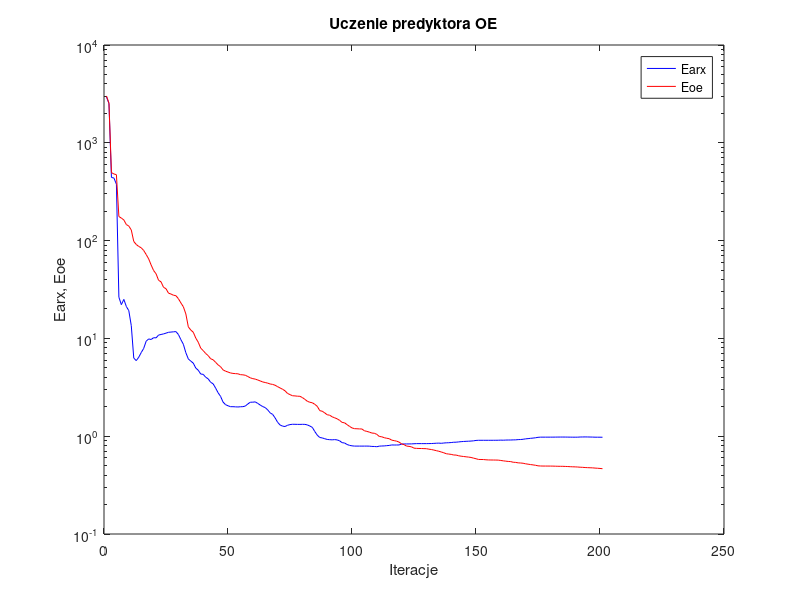
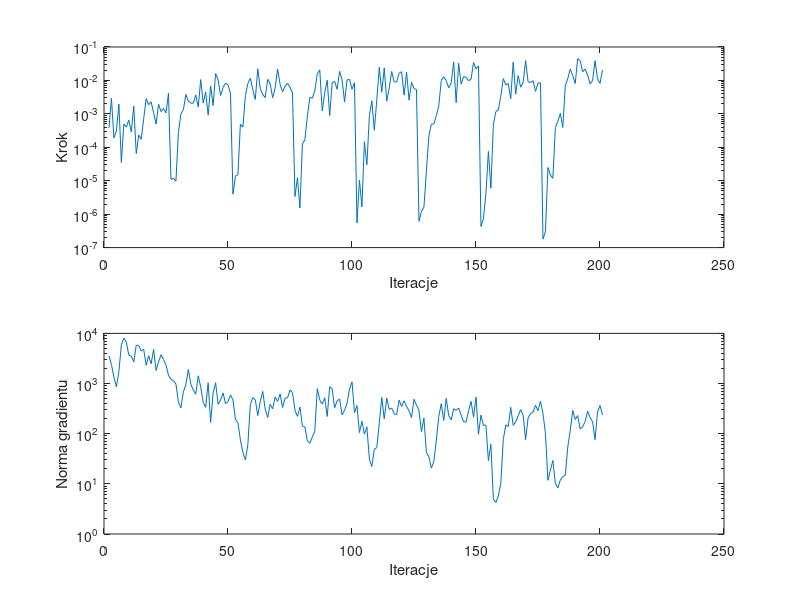

The MATLAB script that drew these images, in order:
%uczenie predyktora oe
clear all;
n=0; farx(n+1)=2.949231e+003; foe(n+1)=3.014643e+003; wspucz(n+1)=0.000000e+000; ng(n+1)=0.000000e+000;
%odnowa zmiennej metryki
n=1; farx(n+1)=2.517947e+003; foe(n+1)=2.543898e+003; krok(n+1)=3.764443e-004; ng(n+1)=3.562007e+003;
n=2; farx(n+1)=4.424007e+002; foe(n+1)=4.950542e+002; krok(n+1)=2.923005e-003; ng(n+1)=2.392596e+003;
n=3; farx(n+1)=4.364295e+002; foe(n+1)=4.803107e+002; krok(n+1)=1.916020e-004; ng(n+1)=1.338555e+003;
n=4; farx(n+1)=3.776374e+002; foe(n+1)=4.718519e+002; krok(n+1)=3.095029e-004; ng(n+1)=8.613123e+002;
n=5; farx(n+1)=2.635138e+001; foe(n+1)=1.760935e+002; krok(n+1)=1.956257e-003; ng(n+1)=1.725577e+003;
n=6; farx(n+1)=2.213722e+001; foe(n+1)=1.699893e+002; krok(n+1)=3.517612e-005; ng(n+1)=5.942987e+003;
n=7; farx(n+1)=2.504457e+001; foe(n+1)=1.625612e+002; krok(n+1)=4.927090e-004; ng(n+1)=8.011678e+003;
n=8; farx(n+1)=2.122497e+001; foe(n+1)=1.460084e+002; krok(n+1)=4.017260e-004; ng(n+1)=6.767661e+003;
n=9; farx(n+1)=1.920922e+001; foe(n+1)=1.407733e+002; krok(n+1)=6.502194e-004; ng(n+1)=3.687825e+003;
n=10; farx(n+1)=1.349937e+001; foe(n+1)=1.284994e+002; krok(n+1)=2.881152e-004; ng(n+1)=3.512080e+003;
n=11; farx(n+1)=6.294547e+000; foe(n+1)=9.797674e+001; krok(n+1)=1.700059e-003; ng(n+1)=2.699633e+003;
n=12; farx(n+1)=5.928219e+000; foe(n+1)=9.128923e+001; krok(n+1)=6.503398e-005; ng(n+1)=5.830422e+003;
n=13; farx(n+1)=6.415946e+000; foe(n+1)=8.719575e+001; krok(n+1)=2.338071e-004; ng(n+1)=5.711568e+003;
n=14; farx(n+1)=7.160913e+000; foe(n+1)=8.443288e+001; krok(n+1)=1.733806e-004; ng(n+1)=4.430084e+003;
n=15; farx(n+1)=7.903327e+000; foe(n+1)=7.929586e+001; krok(n+1)=7.138862e-004; ng(n+1)=4.812116e+003;
n=16; farx(n+1)=9.360809e+000; foe(n+1)=7.210982e+001; krok(n+1)=2.855545e-003; ng(n+1)=2.318162e+003;
n=17; farx(n+1)=9.871763e+000; foe(n+1)=6.511194e+001; krok(n+1)=1.876490e-003; ng(n+1)=3.599705e+003;
n=18; farx(n+1)=9.748173e+000; foe(n+1)=5.636852e+001; krok(n+1)=2.289488e-003; ng(n+1)=2.478167e+003;
n=19; farx(n+1)=1.016686e+001; foe(n+1)=4.942974e+001; krok(n+1)=1.080996e-003; ng(n+1)=4.787741e+003;
n=20; farx(n+1)=1.013356e+001; foe(n+1)=4.577041e+001; krok(n+1)=4.957630e-004; ng(n+1)=1.825085e+003;
n=21; farx(n+1)=1.081575e+001; foe(n+1)=3.928869e+001; krok(n+1)=1.940336e-003; ng(n+1)=2.702553e+003;
n=22; farx(n+1)=1.096786e+001; foe(n+1)=3.786648e+001; krok(n+1)=1.167278e-003; ng(n+1)=3.754989e+003;
n=23; farx(n+1)=1.111928e+001; foe(n+1)=3.330368e+001; krok(n+1)=1.450408e-003; ng(n+1)=3.026389e+003;
n=24; farx(n+1)=1.131691e+001; foe(n+1)=3.223352e+001; krok(n+1)=1.060828e-003; ng(n+1)=2.339717e+003;
n=25; farx(n+1)=1.154539e+001; foe(n+1)=2.901736e+001; krok(n+1)=4.150488e-003; ng(n+1)=1.467059e+003;
%odnowa zmiennej metryki
n=26; farx(n+1)=1.160934e+001; foe(n+1)=2.842980e+001; krok(n+1)=1.100843e-005; ng(n+1)=1.212234e+003;
n=27; farx(n+1)=1.167593e+001; foe(n+1)=2.763887e+001; krok(n+1)=1.191521e-005; ng(n+1)=1.149324e+003;
n=28; farx(n+1)=1.174139e+001; foe(n+1)=2.734599e+001; krok(n+1)=9.706803e-006; ng(n+1)=9.818113e+002;
n=29; farx(n+1)=1.096879e+001; foe(n+1)=2.545640e+001; krok(n+1)=2.720095e-004; ng(n+1)=4.288440e+002;
n=30; farx(n+1)=9.709203e+000; foe(n+1)=2.306580e+001; krok(n+1)=9.915259e-004; ng(n+1)=3.262039e+002;
n=31; farx(n+1)=8.707934e+000; foe(n+1)=2.106060e+001; krok(n+1)=1.323776e-003; ng(n+1)=6.862948e+002;
n=32; farx(n+1)=7.138425e+000; foe(n+1)=1.779858e+001; krok(n+1)=3.813159e-003; ng(n+1)=9.395907e+002;
n=33; farx(n+1)=6.168068e+000; foe(n+1)=1.312237e+001; krok(n+1)=2.388016e-003; ng(n+1)=1.900419e+003;
n=34; farx(n+1)=5.856069e+000; foe(n+1)=1.216626e+001; krok(n+1)=2.086706e-003; ng(n+1)=9.821054e+002;
n=35; farx(n+1)=5.588494e+000; foe(n+1)=1.156959e+001; krok(n+1)=2.090079e-003; ng(n+1)=7.375403e+002;
n=36; farx(n+1)=4.976177e+000; foe(n+1)=1.007983e+001; krok(n+1)=3.683227e-003; ng(n+1)=6.114471e+002;
n=37; farx(n+1)=4.727766e+000; foe(n+1)=9.140755e+000; krok(n+1)=1.600426e-003; ng(n+1)=1.430149e+003;
n=38; farx(n+1)=4.323262e+000; foe(n+1)=7.953999e+000; krok(n+1)=1.058808e-002; ng(n+1)=8.460679e+002;
n=39; farx(n+1)=4.290981e+000; foe(n+1)=7.504215e+000; krok(n+1)=2.106031e-003; ng(n+1)=4.188567e+002;
n=40; farx(n+1)=4.010796e+000; foe(n+1)=7.010001e+000; krok(n+1)=4.445667e-003; ng(n+1)=3.353110e+002;
n=41; farx(n+1)=3.859896e+000; foe(n+1)=6.668525e+000; krok(n+1)=9.177573e-004; ng(n+1)=1.036722e+003;
n=42; farx(n+1)=3.560105e+000; foe(n+1)=6.191858e+000; krok(n+1)=6.853004e-003; ng(n+1)=1.683072e+002;
n=43; farx(n+1)=3.434002e+000; foe(n+1)=6.044695e+000; krok(n+1)=1.779752e-003; ng(n+1)=6.482132e+002;
n=44; farx(n+1)=3.106013e+000; foe(n+1)=5.695369e+000; krok(n+1)=1.601914e-002; ng(n+1)=1.038684e+003;
n=45; farx(n+1)=2.783714e+000; foe(n+1)=5.365194e+000; krok(n+1)=1.053841e-002; ng(n+1)=3.866905e+002;
n=46; farx(n+1)=2.553648e+000; foe(n+1)=5.134239e+000; krok(n+1)=3.514634e-003; ng(n+1)=4.709394e+002;
n=47; farx(n+1)=2.234273e+000; foe(n+1)=4.768467e+000; krok(n+1)=6.118871e-003; ng(n+1)=6.500234e+002;
n=48; farx(n+1)=2.101750e+000; foe(n+1)=4.623805e+000; krok(n+1)=8.346822e-003; ng(n+1)=3.986273e+002;
n=49; farx(n+1)=2.047649e+000; foe(n+1)=4.529449e+000; krok(n+1)=7.251821e-003; ng(n+1)=4.367665e+002;
n=50; farx(n+1)=2.003748e+000; foe(n+1)=4.434566e+000; krok(n+1)=4.150488e-003; ng(n+1)=5.943292e+002;
%odnowa zmiennej metryki
n=51; farx(n+1)=2.003420e+000; foe(n+1)=4.385826e+000; krok(n+1)=3.959129e-006; ng(n+1)=4.714885e+002;
n=52; farx(n+1)=1.996133e+000; foe(n+1)=4.363153e+000; krok(n+1)=1.356957e-005; ng(n+1)=1.919040e+002;
n=53; farx(n+1)=1.989751e+000; foe(n+1)=4.345631e+000; krok(n+1)=1.530281e-005; ng(n+1)=1.658843e+002;
n=54; farx(n+1)=2.000865e+000; foe(n+1)=4.258434e+000; krok(n+1)=4.898436e-004; ng(n+1)=7.551360e+001;
n=55; farx(n+1)=2.004176e+000; foe(n+1)=4.242437e+000; krok(n+1)=3.998935e-004; ng(n+1)=4.249667e+001;
n=56; farx(n+1)=2.035593e+000; foe(n+1)=4.197469e+000; krok(n+1)=3.473809e-003; ng(n+1)=2.994691e+001;
n=57; farx(n+1)=2.137299e+000; foe(n+1)=4.074221e+000; krok(n+1)=8.076021e-003; ng(n+1)=5.973905e+001;
n=58; farx(n+1)=2.226371e+000; foe(n+1)=3.950793e+000; krok(n+1)=1.170476e-002; ng(n+1)=3.803788e+002;
n=59; farx(n+1)=2.227496e+000; foe(n+1)=3.878837e+000; krok(n+1)=5.269205e-003; ng(n+1)=5.244894e+002;
n=60; farx(n+1)=2.244119e+000; foe(n+1)=3.834549e+000; krok(n+1)=2.690870e-003; ng(n+1)=4.743829e+002;
n=61; farx(n+1)=2.164197e+000; foe(n+1)=3.756609e+000; krok(n+1)=2.243356e-002; ng(n+1)=2.301094e+002;
n=62; farx(n+1)=2.081878e+000; foe(n+1)=3.673885e+000; krok(n+1)=5.682045e-003; ng(n+1)=4.380946e+002;
n=63; farx(n+1)=2.008936e+000; foe(n+1)=3.586147e+000; krok(n+1)=3.765398e-003; ng(n+1)=6.961169e+002;
n=64; farx(n+1)=1.961915e+000; foe(n+1)=3.540999e+000; krok(n+1)=3.049962e-003; ng(n+1)=3.080352e+002;
n=65; farx(n+1)=1.858831e+000; foe(n+1)=3.487930e+000; krok(n+1)=1.076348e-002; ng(n+1)=2.108049e+002;
n=66; farx(n+1)=1.732078e+000; foe(n+1)=3.419375e+000; krok(n+1)=7.932207e-003; ng(n+1)=3.857836e+002;
n=67; farx(n+1)=1.670949e+000; foe(n+1)=3.385609e+000; krok(n+1)=3.040595e-003; ng(n+1)=3.134999e+002;
n=68; farx(n+1)=1.537925e+000; foe(n+1)=3.318584e+000; krok(n+1)=5.887869e-003; ng(n+1)=5.370603e+002;
n=69; farx(n+1)=1.388233e+000; foe(n+1)=3.211478e+000; krok(n+1)=2.191235e-002; ng(n+1)=4.399081e+002;
n=70; farx(n+1)=1.302138e+000; foe(n+1)=3.114107e+000; krok(n+1)=7.632150e-003; ng(n+1)=6.229476e+002;
n=71; farx(n+1)=1.267852e+000; foe(n+1)=3.021252e+000; krok(n+1)=4.575114e-003; ng(n+1)=3.333605e+002;
n=72; farx(n+1)=1.256329e+000; foe(n+1)=2.911543e+000; krok(n+1)=6.681202e-003; ng(n+1)=5.083908e+002;
n=73; farx(n+1)=1.293347e+000; foe(n+1)=2.737940e+000; krok(n+1)=8.300976e-003; ng(n+1)=5.180167e+002;
n=74; farx(n+1)=1.314410e+000; foe(n+1)=2.662785e+000; krok(n+1)=6.192369e-003; ng(n+1)=7.413236e+002;
n=75; farx(n+1)=1.324387e+000; foe(n+1)=2.592717e+000; krok(n+1)=4.282689e-003; ng(n+1)=6.575619e+002;
%odnowa zmiennej metryki
n=76; farx(n+1)=1.323292e+000; foe(n+1)=2.582647e+000; krok(n+1)=3.366585e-006; ng(n+1)=2.929557e+002;
n=77; farx(n+1)=1.320998e+000; foe(n+1)=2.564833e+000; krok(n+1)=1.224850e-005; ng(n+1)=2.214349e+002;
n=78; farx(n+1)=1.320454e+000; foe(n+1)=2.559021e+000; krok(n+1)=1.524749e-006; ng(n+1)=3.388659e+002;
n=79; farx(n+1)=1.322710e+000; foe(n+1)=2.483029e+000; krok(n+1)=1.263309e-004; ng(n+1)=1.427339e+002;
n=80; farx(n+1)=1.321455e+000; foe(n+1)=2.381149e+000; krok(n+1)=1.673718e-004; ng(n+1)=1.363747e+002;
n=81; farx(n+1)=1.304424e+000; foe(n+1)=2.275579e+000; krok(n+1)=8.467050e-004; ng(n+1)=7.226061e+001;
n=82; farx(n+1)=1.270433e+000; foe(n+1)=2.223064e+000; krok(n+1)=3.096185e-003; ng(n+1)=6.456603e+001;
n=83; farx(n+1)=1.231735e+000; foe(n+1)=2.197788e+000; krok(n+1)=2.973498e-003; ng(n+1)=8.666522e+001;
n=84; farx(n+1)=1.115757e+000; foe(n+1)=2.118379e+000; krok(n+1)=4.874671e-003; ng(n+1)=1.123744e+002;
n=85; farx(n+1)=1.024694e+000; foe(n+1)=2.020359e+000; krok(n+1)=1.586441e-002; ng(n+1)=7.940829e+002;
n=86; farx(n+1)=9.699796e-001; foe(n+1)=1.825235e+000; krok(n+1)=2.047906e-002; ng(n+1)=4.708107e+002;
n=87; farx(n+1)=9.603254e-001; foe(n+1)=1.799909e+000; krok(n+1)=1.227122e-003; ng(n+1)=3.891527e+002;
n=88; farx(n+1)=9.424256e-001; foe(n+1)=1.732501e+000; krok(n+1)=4.266621e-003; ng(n+1)=5.207628e+002;
n=89; farx(n+1)=9.266818e-001; foe(n+1)=1.656312e+000; krok(n+1)=1.019133e-002; ng(n+1)=2.205934e+002;
n=90; farx(n+1)=9.215974e-001; foe(n+1)=1.639802e+000; krok(n+1)=8.861138e-004; ng(n+1)=8.659283e+002;
n=91; farx(n+1)=9.179479e-001; foe(n+1)=1.578849e+000; krok(n+1)=8.471180e-003; ng(n+1)=7.804068e+002;
n=92; farx(n+1)=9.229797e-001; foe(n+1)=1.542212e+000; krok(n+1)=9.307204e-003; ng(n+1)=3.289524e+002;
n=93; farx(n+1)=9.166452e-001; foe(n+1)=1.506770e+000; krok(n+1)=5.457942e-003; ng(n+1)=4.489353e+002;
n=94; farx(n+1)=8.972467e-001; foe(n+1)=1.452625e+000; krok(n+1)=1.873553e-002; ng(n+1)=4.925814e+002;
n=95; farx(n+1)=8.593523e-001; foe(n+1)=1.384394e+000; krok(n+1)=1.041486e-002; ng(n+1)=2.381877e+002;
n=96; farx(n+1)=8.520235e-001; foe(n+1)=1.370558e+000; krok(n+1)=2.257520e-003; ng(n+1)=2.934666e+002;
n=97; farx(n+1)=8.230398e-001; foe(n+1)=1.313620e+000; krok(n+1)=1.027490e-002; ng(n+1)=4.041772e+002;
n=98; farx(n+1)=8.060163e-001; foe(n+1)=1.260038e+000; krok(n+1)=1.082825e-002; ng(n+1)=7.812030e+002;
n=99; farx(n+1)=7.972198e-001; foe(n+1)=1.215599e+000; krok(n+1)=5.433546e-003; ng(n+1)=1.083601e+003;
n=100; farx(n+1)=7.923458e-001; foe(n+1)=1.194512e+000; krok(n+1)=8.580693e-003; ng(n+1)=2.621683e+002;
%odnowa zmiennej metryki
n=101; farx(n+1)=7.923513e-001; foe(n+1)=1.191441e+000; krok(n+1)=5.419972e-007; ng(n+1)=3.644040e+002;
n=102; farx(n+1)=7.921345e-001; foe(n+1)=1.187190e+000; krok(n+1)=1.052881e-005; ng(n+1)=1.051908e+002;
n=103; farx(n+1)=7.919799e-001; foe(n+1)=1.185599e+000; krok(n+1)=1.647407e-006; ng(n+1)=1.767057e+002;
n=104; farx(n+1)=7.921327e-001; foe(n+1)=1.136053e+000; krok(n+1)=1.467758e-004; ng(n+1)=9.804248e+001;
n=105; farx(n+1)=7.923960e-001; foe(n+1)=1.120085e+000; krok(n+1)=2.996764e-005; ng(n+1)=1.368070e+002;
n=106; farx(n+1)=7.912514e-001; foe(n+1)=1.101009e+000; krok(n+1)=8.786586e-004; ng(n+1)=3.115507e+001;
n=107; farx(n+1)=7.861278e-001; foe(n+1)=1.077051e+000; krok(n+1)=2.453721e-003; ng(n+1)=2.222269e+001;
n=108; farx(n+1)=7.852012e-001; foe(n+1)=1.071758e+000; krok(n+1)=3.241749e-004; ng(n+1)=4.894878e+001;
n=109; farx(n+1)=7.805249e-001; foe(n+1)=1.044477e+000; krok(n+1)=2.647020e-003; ng(n+1)=5.300788e+001;
n=110; farx(n+1)=7.913428e-001; foe(n+1)=9.945348e-001; krok(n+1)=2.476948e-002; ng(n+1)=1.628321e+002;
n=111; farx(n+1)=7.941745e-001; foe(n+1)=9.862399e-001; krok(n+1)=4.449709e-003; ng(n+1)=5.262363e+002;
n=112; farx(n+1)=7.956391e-001; foe(n+1)=9.650930e-001; krok(n+1)=2.378377e-002; ng(n+1)=1.979777e+002;
n=113; farx(n+1)=8.006179e-001; foe(n+1)=9.527122e-001; krok(n+1)=2.409214e-003; ng(n+1)=5.110243e+002;
n=114; farx(n+1)=8.045139e-001; foe(n+1)=9.431656e-001; krok(n+1)=5.915258e-003; ng(n+1)=3.051163e+002;
n=115; farx(n+1)=8.138202e-001; foe(n+1)=9.115247e-001; krok(n+1)=1.848181e-002; ng(n+1)=3.251524e+002;
n=116; farx(n+1)=8.127671e-001; foe(n+1)=9.010209e-001; krok(n+1)=9.030079e-003; ng(n+1)=2.506059e+002;
n=117; farx(n+1)=8.130748e-001; foe(n+1)=8.898322e-001; krok(n+1)=9.050552e-003; ng(n+1)=2.371640e+002;
n=118; farx(n+1)=8.139097e-001; foe(n+1)=8.697090e-001; krok(n+1)=1.650423e-002; ng(n+1)=4.664504e+002;
n=119; farx(n+1)=8.308258e-001; foe(n+1)=8.342792e-001; krok(n+1)=1.825465e-002; ng(n+1)=3.485108e+002;
n=120; farx(n+1)=8.332698e-001; foe(n+1)=8.194892e-001; krok(n+1)=3.625910e-003; ng(n+1)=4.521402e+002;
n=121; farx(n+1)=8.336844e-001; foe(n+1)=7.927106e-001; krok(n+1)=1.776017e-002; ng(n+1)=3.497988e+002;
n=122; farx(n+1)=8.335630e-001; foe(n+1)=7.869856e-001; krok(n+1)=2.583925e-003; ng(n+1)=2.863747e+002;
n=123; farx(n+1)=8.346055e-001; foe(n+1)=7.779389e-001; krok(n+1)=8.806488e-003; ng(n+1)=2.096163e+002;
n=124; farx(n+1)=8.374115e-001; foe(n+1)=7.547237e-001; krok(n+1)=5.682045e-003; ng(n+1)=4.851025e+002;
n=125; farx(n+1)=8.398603e-001; foe(n+1)=7.509150e-001; krok(n+1)=5.318174e-003; ng(n+1)=3.714001e+002;
%odnowa zmiennej metryki
n=126; farx(n+1)=8.398517e-001; foe(n+1)=7.490353e-001; krok(n+1)=6.107947e-007; ng(n+1)=2.889730e+002;
n=127; farx(n+1)=8.398265e-001; foe(n+1)=7.484720e-001; krok(n+1)=1.208996e-006; ng(n+1)=1.099604e+002;
n=128; farx(n+1)=8.397367e-001; foe(n+1)=7.466347e-001; krok(n+1)=1.630424e-006; ng(n+1)=2.050834e+002;
n=129; farx(n+1)=8.398290e-001; foe(n+1)=7.455000e-001; krok(n+1)=1.929081e-005; ng(n+1)=4.215763e+001;
n=130; farx(n+1)=8.405049e-001; foe(n+1)=7.365586e-001; krok(n+1)=2.235165e-004; ng(n+1)=3.458202e+001;
n=131; farx(n+1)=8.414952e-001; foe(n+1)=7.311446e-001; krok(n+1)=4.912482e-004; ng(n+1)=2.054799e+001;
n=132; farx(n+1)=8.443828e-001; foe(n+1)=7.214834e-001; krok(n+1)=4.957630e-004; ng(n+1)=2.806830e+001;
n=133; farx(n+1)=8.476656e-001; foe(n+1)=7.115541e-001; krok(n+1)=8.861138e-004; ng(n+1)=7.473188e+001;
n=134; farx(n+1)=8.498320e-001; foe(n+1)=7.014358e-001; krok(n+1)=1.786211e-003; ng(n+1)=2.215721e+002;
n=135; farx(n+1)=8.459368e-001; foe(n+1)=6.895891e-001; krok(n+1)=1.004414e-002; ng(n+1)=3.974515e+002;
n=136; farx(n+1)=8.518962e-001; foe(n+1)=6.770877e-001; krok(n+1)=1.289397e-002; ng(n+1)=1.840874e+002;
n=137; farx(n+1)=8.558552e-001; foe(n+1)=6.617910e-001; krok(n+1)=9.769926e-003; ng(n+1)=5.061003e+002;
n=138; farx(n+1)=8.576815e-001; foe(n+1)=6.566676e-001; krok(n+1)=5.997467e-003; ng(n+1)=2.271968e+002;
n=139; farx(n+1)=8.613641e-001; foe(n+1)=6.518189e-001; krok(n+1)=8.473306e-003; ng(n+1)=1.886686e+002;
n=140; farx(n+1)=8.674566e-001; foe(n+1)=6.424210e-001; krok(n+1)=3.586741e-002; ng(n+1)=3.153599e+002;
n=141; farx(n+1)=8.684219e-001; foe(n+1)=6.412513e-001; krok(n+1)=2.156451e-003; ng(n+1)=2.918293e+002;
n=142; farx(n+1)=8.743197e-001; foe(n+1)=6.308958e-001; krok(n+1)=3.264474e-002; ng(n+1)=3.259996e+002;
n=143; farx(n+1)=8.794768e-001; foe(n+1)=6.247552e-001; krok(n+1)=7.763844e-003; ng(n+1)=2.352187e+002;
n=144; farx(n+1)=8.835976e-001; foe(n+1)=6.201082e-001; krok(n+1)=1.296098e-002; ng(n+1)=1.714829e+002;
n=145; farx(n+1)=8.865124e-001; foe(n+1)=6.156508e-001; krok(n+1)=1.238474e-002; ng(n+1)=1.720255e+002;
n=146; farx(n+1)=8.888959e-001; foe(n+1)=6.114282e-001; krok(n+1)=9.739153e-003; ng(n+1)=2.854528e+002;
n=147; farx(n+1)=8.919502e-001; foe(n+1)=6.064147e-001; krok(n+1)=1.095618e-002; ng(n+1)=4.426871e+002;
n=148; farx(n+1)=8.967483e-001; foe(n+1)=5.967950e-001; krok(n+1)=3.450322e-002; ng(n+1)=2.141014e+002;
n=149; farx(n+1)=9.052040e-001; foe(n+1)=5.883947e-001; krok(n+1)=2.219272e-002; ng(n+1)=5.364425e+002;
n=150; farx(n+1)=9.083611e-001; foe(n+1)=5.785730e-001; krok(n+1)=2.709456e-002; ng(n+1)=9.696396e+001;
%odnowa zmiennej metryki
n=151; farx(n+1)=9.083626e-001; foe(n+1)=5.778852e-001; krok(n+1)=4.278106e-007; ng(n+1)=2.347447e+002;
n=152; farx(n+1)=9.083596e-001; foe(n+1)=5.773799e-001; krok(n+1)=7.345476e-007; ng(n+1)=1.450974e+002;
n=153; farx(n+1)=9.083376e-001; foe(n+1)=5.739486e-001; krok(n+1)=4.222641e-006; ng(n+1)=1.498312e+002;
n=154; farx(n+1)=9.083767e-001; foe(n+1)=5.719180e-001; krok(n+1)=7.546424e-005; ng(n+1)=2.915793e+001;
n=155; farx(n+1)=9.084386e-001; foe(n+1)=5.712039e-001; krok(n+1)=5.982479e-006; ng(n+1)=6.128318e+001;
n=156; farx(n+1)=9.085722e-001; foe(n+1)=5.708670e-001; krok(n+1)=4.811061e-004; ng(n+1)=5.028701e+000;
n=157; farx(n+1)=9.089629e-001; foe(n+1)=5.703116e-001; krok(n+1)=1.169862e-003; ng(n+1)=4.246074e+000;
n=158; farx(n+1)=9.095307e-001; foe(n+1)=5.693373e-001; krok(n+1)=1.318588e-003; ng(n+1)=5.743771e+000;
n=159; farx(n+1)=9.118247e-001; foe(n+1)=5.648476e-001; krok(n+1)=3.364099e-003; ng(n+1)=1.022763e+001;
n=160; farx(n+1)=9.100158e-001; foe(n+1)=5.600061e-001; krok(n+1)=1.136199e-002; ng(n+1)=7.683489e+001;
n=161; farx(n+1)=9.131890e-001; foe(n+1)=5.556611e-001; krok(n+1)=7.385876e-003; ng(n+1)=1.499253e+002;
n=162; farx(n+1)=9.141830e-001; foe(n+1)=5.520130e-001; krok(n+1)=8.055458e-003; ng(n+1)=1.386529e+002;
n=163; farx(n+1)=9.145037e-001; foe(n+1)=5.500058e-001; krok(n+1)=2.818678e-003; ng(n+1)=3.361530e+002;
n=164; farx(n+1)=9.169498e-001; foe(n+1)=5.415935e-001; krok(n+1)=3.522595e-002; ng(n+1)=1.469578e+002;
n=165; farx(n+1)=9.178502e-001; foe(n+1)=5.398280e-001; krok(n+1)=3.900542e-003; ng(n+1)=1.713955e+002;
n=166; farx(n+1)=9.232002e-001; foe(n+1)=5.339336e-001; krok(n+1)=1.394132e-002; ng(n+1)=2.284476e+002;
n=167; farx(n+1)=9.251265e-001; foe(n+1)=5.321417e-001; krok(n+1)=6.254878e-003; ng(n+1)=3.034764e+002;
n=168; farx(n+1)=9.301492e-001; foe(n+1)=5.288697e-001; krok(n+1)=8.705227e-003; ng(n+1)=2.331021e+002;
n=169; farx(n+1)=9.393913e-001; foe(n+1)=5.221755e-001; krok(n+1)=3.941187e-002; ng(n+1)=7.639240e+001;
n=170; farx(n+1)=9.448121e-001; foe(n+1)=5.175032e-001; krok(n+1)=9.078303e-003; ng(n+1)=2.055799e+002;
n=171; farx(n+1)=9.513908e-001; foe(n+1)=5.128469e-001; krok(n+1)=8.704305e-003; ng(n+1)=2.524395e+002;
n=172; farx(n+1)=9.567570e-001; foe(n+1)=5.089567e-001; krok(n+1)=9.793864e-003; ng(n+1)=2.683114e+002;
n=173; farx(n+1)=9.638116e-001; foe(n+1)=5.043201e-001; krok(n+1)=4.718270e-003; ng(n+1)=3.662508e+002;
n=174; farx(n+1)=9.740617e-001; foe(n+1)=4.977745e-001; krok(n+1)=8.252113e-003; ng(n+1)=2.893026e+002;
n=175; farx(n+1)=9.780505e-001; foe(n+1)=4.960052e-001; krok(n+1)=8.533243e-003; ng(n+1)=4.453049e+002;
%odnowa zmiennej metryki
n=176; farx(n+1)=9.780514e-001; foe(n+1)=4.952806e-001; krok(n+1)=1.794156e-007; ng(n+1)=2.539550e+002;
n=177; farx(n+1)=9.780507e-001; foe(n+1)=4.951777e-001; krok(n+1)=3.008985e-007; ng(n+1)=1.024120e+002;
n=178; farx(n+1)=9.780801e-001; foe(n+1)=4.950608e-001; krok(n+1)=2.481646e-005; ng(n+1)=1.175086e+001;
n=179; farx(n+1)=9.781575e-001; foe(n+1)=4.948849e-001; krok(n+1)=1.481560e-005; ng(n+1)=1.886753e+001;
n=180; farx(n+1)=9.783007e-001; foe(n+1)=4.945346e-001; krok(n+1)=1.178746e-005; ng(n+1)=2.930038e+001;
n=181; farx(n+1)=9.789714e-001; foe(n+1)=4.935421e-001; krok(n+1)=3.889679e-004; ng(n+1)=1.022950e+001;
n=182; farx(n+1)=9.797857e-001; foe(n+1)=4.926785e-001; krok(n+1)=5.985093e-004; ng(n+1)=8.298532e+000;
n=183; farx(n+1)=9.801852e-001; foe(n+1)=4.922457e-001; krok(n+1)=1.031514e-003; ng(n+1)=1.187341e+001;
n=184; farx(n+1)=9.802357e-001; foe(n+1)=4.921009e-001; krok(n+1)=3.910575e-004; ng(n+1)=1.401715e+001;
n=185; farx(n+1)=9.799916e-001; foe(n+1)=4.907699e-001; krok(n+1)=6.970444e-003; ng(n+1)=1.478667e+001;
n=186; farx(n+1)=9.789443e-001; foe(n+1)=4.896823e-001; krok(n+1)=1.127471e-002; ng(n+1)=5.429424e+001;
n=187; farx(n+1)=9.783161e-001; foe(n+1)=4.878544e-001; krok(n+1)=2.194150e-002; ng(n+1)=1.158447e+002;
n=188; farx(n+1)=9.772642e-001; foe(n+1)=4.865650e-001; krok(n+1)=1.394089e-002; ng(n+1)=2.910175e+002;
n=189; farx(n+1)=9.772379e-001; foe(n+1)=4.857142e-001; krok(n+1)=8.092699e-003; ng(n+1)=1.920316e+002;
n=190; farx(n+1)=9.775250e-001; foe(n+1)=4.840718e-001; krok(n+1)=4.438543e-002; ng(n+1)=2.299343e+002;
n=191; farx(n+1)=9.813112e-001; foe(n+1)=4.818181e-001; krok(n+1)=3.948745e-002; ng(n+1)=1.242835e+002;
n=192; farx(n+1)=9.819192e-001; foe(n+1)=4.804733e-001; krok(n+1)=1.819302e-002; ng(n+1)=1.378177e+002;
n=193; farx(n+1)=9.832476e-001; foe(n+1)=4.782325e-001; krok(n+1)=2.191235e-002; ng(n+1)=1.733441e+002;
n=194; farx(n+1)=9.820455e-001; foe(n+1)=4.769365e-001; krok(n+1)=1.448480e-002; ng(n+1)=2.802747e+002;
n=195; farx(n+1)=9.808772e-001; foe(n+1)=4.756815e-001; krok(n+1)=7.883344e-003; ng(n+1)=2.092265e+002;
n=196; farx(n+1)=9.794156e-001; foe(n+1)=4.746888e-001; krok(n+1)=9.767882e-003; ng(n+1)=1.730287e+002;
n=197; farx(n+1)=9.772209e-001; foe(n+1)=4.720917e-001; krok(n+1)=3.893014e-002; ng(n+1)=7.587348e+001;
n=198; farx(n+1)=9.767308e-001; foe(n+1)=4.702805e-001; krok(n+1)=1.121678e-002; ng(n+1)=2.703832e+002;
n=199; farx(n+1)=9.767598e-001; foe(n+1)=4.680879e-001; krok(n+1)=8.161186e-003; ng(n+1)=3.666629e+002;
n=200; farx(n+1)=9.756092e-001; foe(n+1)=4.654240e-001; krok(n+1)=2.038266e-002; ng(n+1)=2.366398e+002;

figure; semilogy(farx,'b'); hold on; semilogy(foe,'r'); xlabel('Iteracje'); ylabel('Earx, Eoe'); legend('Earx','Eoe'); title('Uczenie predyktora OE');
figure; subplot(2,1,1); semilogy(krok); xlabel('Iteracje'); ylabel('Krok');
subplot(2,1,2); semilogy(ng); xlabel('Iteracje'); ylabel('Norma gradientu');
Earx=farx(n+1)
Eoe=foe(n+1)
